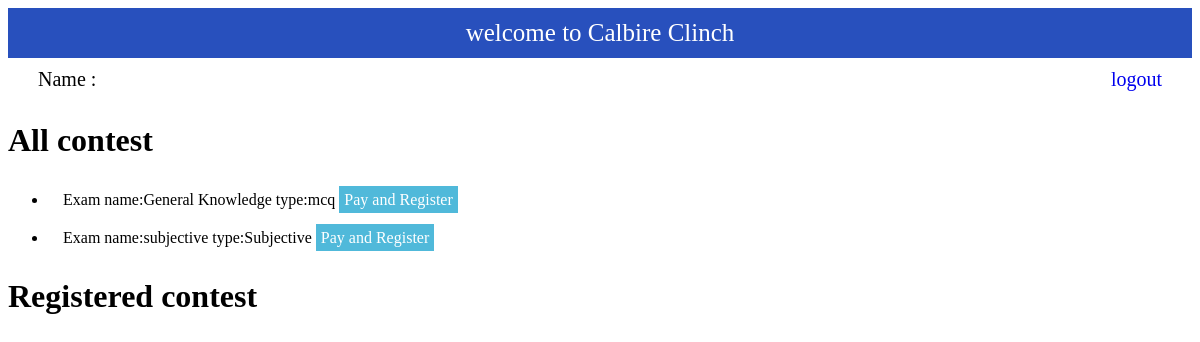
/student/ (signed in), run on the app's committed database.
### myapp/models.py (models this page shows, shortened)
class Exam(models.Model):
    EXAM_CHOICES = (
    ('mcq','MCQ'),
    ('Subjective', 'SUBJECTIVE'),)
    total_questions=models.IntegerField(null=True)
    exam_id = models.AutoField(primary_key=True)
    name=models.CharField(max_length=30, null=True)
    duration=models.CharField(max_length=30, default='00:30:00')
    exam_type=models.CharField(max_length=10,choices=EXAM_CHOICES)

### myapp/views.py (the view)
# urls.py: path('student/',views.studentDashboard),
@login_required(login_url='/login1')
def studentDashboard(req):
    exams=Exam.objects.all()
    student=req.user
    rexams=RegisteredExam.objects.filter(student=student)
    gexams=GivenExam.objects.filter(student=student)
    rexam_ids=[]
    gexam_ids=[]
    for rexam in rexams:
        rexam_ids.append(rexam.exam.exam_id)
    for gexam in gexams:
        gexam_ids.append(gexam.exam.exam_id)
    return render(req, 'studentdashboard.html',{'exams':exams,'rexams':rexams,'rexam_ids':rexam_ids,'gexam_ids':gexam_ids})

### myapp/templates/studentdashboard.html (shortened to what this page needs)
<!DOCTYPE html>
<html lang="en">
<head>
    <link rel="stylesheet" href="/static/css/extra.css">
</head>
<body>
    <div>
        <div>
        <div class="dash_head">
            welcome to Calbire Clinch
        </div>
        <div class="dash_info">
            <div >
                Name :{{request.user.username}}
            </div>
            <div>
                <a href='/logout' style='text-decoration:none'>logout</a>
            </div>
        </div>
        <div>
            <h1>All contest</h1>
            <ul>
            {% for exam in exams%}
                <li>Exam name:{{exam.name}} type:{{exam.exam_type}}
                    {% if exam.exam_type == "mcq" %}
                        {% if exam.exam_id in rexam_ids%}
                            <a class="btn-p" href='#'>already registered</a>
                        {% else %}
                            <a class="btn-p" href='/payment/{{exam.exam_id}}'>Pay and Register</a>
                        {% endif%}
                     {% else%}
                        {% if exam.exam_id in rexam_ids%}
                            <a class="btn-p" href='#'>already registered</a>
                        {% else %}
                            <a class="btn-p" href="/payment/{{exam.exam_id}}">Pay and Register</a>
                        {% endif%}
                    </li>
                    {% endif%}
            {% endfor %}
            </ul>
        </div>
        <div>
            <h1>Registered contest</h1>
        </div>
    </div>
</html>

### myapp/static/css/extra.css (style rules this page uses)
.dash_head { width: 100%; height: 50px; background-color:rgb(40, 80, 189); display:flex; justify-content: center; align-items: center; color:#fff; font-size:25px; }
.dash_info { display:flex; align-items:center ; justify-content:space-between; padding:10px 30px; font-size:20px; }
.btn-p { border:0; padding:5px 5px; background-color:rgb(80, 185, 218); color:#fff; font-size:16px; text-decoration: none; }
li { padding:10px 15px; }

### data on the page
Exam: name "General Knowledge", exam_type "mcq"
Exam: name "subjective", exam_type "Subjective"
